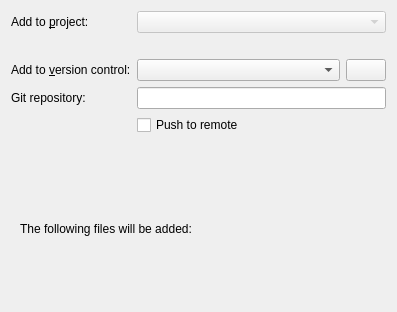
<?xml version="1.0" encoding="UTF-8"?>
<ui version="4.0">
 <class>ProjectExplorer::Internal::WizardPage</class>
 <widget class="QWizardPage" name="ProjectExplorer::Internal::WizardPage">
  <property name="geometry">
   <rect>
    <x>0</x>
    <y>0</y>
    <width>397</width>
    <height>312</height>
   </rect>
  </property>
  <property name="title">
   <string>Project Management</string>
  </property>
  <layout class="QVBoxLayout" name="verticalLayout">
   <item>
    <layout class="QGridLayout" name="gridLayout">
     <item row="0" column="0">
      <widget class="QLabel" name="projectLabel">
       <property name="text">
        <string>Add to &amp;project:</string>
       </property>
       <property name="buddy">
        <cstring>projectComboBox</cstring>
       </property>
      </widget>
     </item>
     <item row="0" column="1" colspan="2">
      <widget class="Utils::TreeViewComboBox" name="projectComboBox">
       <property name="enabled">
        <bool>false</bool>
       </property>
       <property name="sizePolicy">
        <sizepolicy hsizetype="MinimumExpanding" vsizetype="Fixed">
         <horstretch>0</horstretch>
         <verstretch>0</verstretch>
        </sizepolicy>
       </property>
       <property name="sizeAdjustPolicy">
        <enum>QComboBox::AdjustToContents</enum>
       </property>
      </widget>
     </item>
     <item row="1" column="1">
      <widget class="QLabel" name="additionalInfo">
       <property name="text">
        <string/>
       </property>
       <property name="wordWrap">
        <bool>true</bool>
       </property>
      </widget>
     </item>
     <item row="2" column="0">
      <widget class="QLabel" name="addToVersionControlLabel">
       <property name="text">
        <string>Add to &amp;version control:</string>
       </property>
       <property name="buddy">
        <cstring>addToVersionControlComboBox</cstring>
       </property>
      </widget>
     </item>
     <item row="2" column="1">
      <widget class="QComboBox" name="addToVersionControlComboBox">
       <property name="sizePolicy">
        <sizepolicy hsizetype="MinimumExpanding" vsizetype="Fixed">
         <horstretch>0</horstretch>
         <verstretch>0</verstretch>
        </sizepolicy>
       </property>
      </widget>
     </item>
     <item row="2" column="2">
      <widget class="QPushButton" name="vcsManageButton">
       <property name="text">
        <string/>
       </property>
      </widget>
     </item>
     <item row="3" column="0">
      <widget class="QLabel" name="gitRepoLabel">
       <property name="text">
        <string>Git repository:</string>
       </property>
      </widget>
     </item>
     <item row="3" column="1" colspan="2">
      <widget class="QLineEdit" name="gitRepoLineEdit"/>
     </item>
     <item row="4" column="1" colspan="2">
      <widget class="QCheckBox" name="pushToRemoteCheckBox">
       <property name="text">
        <string>Push to remote</string>
       </property>
      </widget>
     </item>
    </layout>
   </item>
   <item>
    <widget class="QScrollArea" name="scrollArea">
     <property name="frameShape">
      <enum>QFrame::NoFrame</enum>
     </property>
     <property name="frameShadow">
      <enum>QFrame::Plain</enum>
     </property>
     <property name="verticalScrollBarPolicy">
      <enum>Qt::ScrollBarAsNeeded</enum>
     </property>
     <property name="widgetResizable">
      <bool>true</bool>
     </property>
     <widget class="QWidget" name="scrollAreaWidgetContents">
      <property name="geometry">
       <rect>
        <x>0</x>
        <y>0</y>
        <width>379</width>
        <height>147</height>
       </rect>
      </property>
      <layout class="QVBoxLayout" name="verticalLayout_2">
       <item>
        <widget class="QLabel" name="filesLabel">
         <property name="text">
          <string>The following files will be added:



</string>
         </property>
         <property name="alignment">
          <set>Qt::AlignBottom|Qt::AlignLeading|Qt::AlignLeft</set>
         </property>
         <property name="textInteractionFlags">
          <set>Qt::LinksAccessibleByMouse|Qt::TextSelectableByKeyboard|Qt::TextSelectableByMouse</set>
         </property>
        </widget>
       </item>
      </layout>
     </widget>
    </widget>
   </item>
  </layout>
 </widget>
 <customwidgets>
  <customwidget>
   <class>Utils::TreeViewComboBox</class>
   <extends>QComboBox</extends>
   <header location="global">utils/treeviewcombobox.h</header>
  </customwidget>
 </customwidgets>
 <tabstops>
  <tabstop>projectComboBox</tabstop>
  <tabstop>addToVersionControlComboBox</tabstop>
  <tabstop>vcsManageButton</tabstop>
  <tabstop>scrollArea</tabstop>
 </tabstops>
 <resources/>
 <connections/>
</ui>
